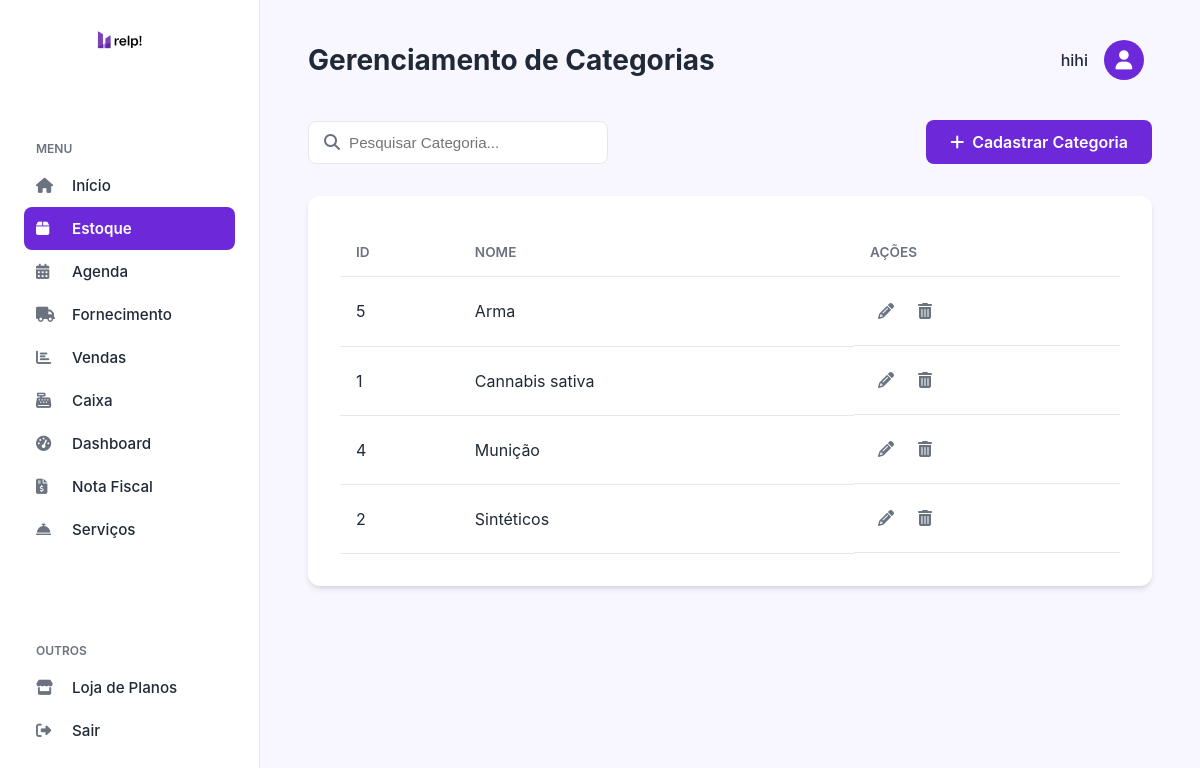
/categorias.php (signed in), run on the app's committed database.
### tables this page shows
CREATE TABLE `categorias` (
  `id` int(11) NOT NULL,
  `nome` varchar(100) NOT NULL
);

### categorias.php (the view, shortened to what this page needs)
<?php
include_once('config.php');
$sql = "SELECT * FROM categorias ORDER BY nome ASC";
$stmt = $pdo->prepare($sql);
$stmt->execute();
$categorias = $stmt->fetchAll(PDO::FETCH_ASSOC);
$nome_empresa = $_SESSION['nome_empresa'] ?? 'Empresa';
?>
<!DOCTYPE html>
<html lang="pt-br">
<head>
    <link rel="stylesheet" href="https://cdnjs.cloudflare.com/ajax/libs/font-awesome/6.4.0/css/all.min.css">
    <link rel="stylesheet" href="css/sistema.css">
    <link rel="stylesheet" href="css/estoque.css">
</head>
<body>
    <nav class="sidebar">
        <div class="sidebar-logo"><img class="logo" src="img/relplogo.png" alt="Relp! Logo" style="width: 100px;"></div>
        <div class="menu-section">
            <h6>MENU</h6>
            <ul class="menu-list">
                <li><a href="sistema.php"><i class="fas fa-home"></i> Início</a></li>
                <li><a href="estoque.php" class="active"><i class="fas fa-box"></i> Estoque</a></li>
                <li><a href="#"><i class="fas fa-calendar-alt"></i> Agenda</a></li>
                <li><a href="fornecedores.php"><i class="fas fa-truck"></i> Fornecimento</a></li>
                <li><a href="#"><i class="fas fa-chart-bar"></i> Vendas</a></li>
                <li><a href="caixa.php"><i class="fas fa-cash-register"></i> Caixa</a></li>
                <li><a href="#"><i class="fas fa-tachometer-alt"></i> Dashboard</a></li>
                <li><a href="#"><i class="fas fa-file-invoice-dollar"></i> Nota Fiscal</a></li>
                <li><a href="#"><i class="fas fa-concierge-bell"></i> Serviços</a></li>
            </ul>
        </div>
        <div class="menu-section outros">
            <h6>OUTROS</h6>
            <ul class="menu-list">
                <li><a href="#"><i class="fas fa-store"></i> Loja de Planos</a></li>
                <li><a href="sair.php"><i class="fas fa-sign-out-alt"></i> Sair</a></li>
            </ul>
        </div>
    </nav>
    <main class="main-content">
        <header class="main-header">
            <h2>Gerenciamento de Categorias</h2>
            <div class="user-profile"><span><?= htmlspecialchars($nome_empresa) ?></span>
                <div class="avatar"><i class="fas fa-user"></i></div>
            </div>
        </header>
        <div class="actions-container">
            <div class="search-bar"><i class="fas fa-search"></i><input type="text"
                    placeholder="Pesquisar Categoria..."></div>
            <a href="categoria_formulario.php" class="btn-primary"><i class="fas fa-plus"></i> Cadastrar Categoria</a>
        </div>
        <div class="table-container">
            <table>
                <thead>
                    <tr>
                        <th>ID</th>
                        <th>Nome</th>
                        <th>Ações</th>
                    </tr>
                </thead>
                <tbody>
                    <?php if (empty($categorias)): ?>
                        <tr>
                            <td colspan="3" class="text-center">Nenhuma categoria cadastrada.</td>
                        </tr>
                    <?php else: ?>
                        <?php foreach ($categorias as $categoria): ?>
                            <tr>
                                <td><?= htmlspecialchars($categoria['id']) ?></td>
                                <td><?= htmlspecialchars($categoria['nome']) ?></td>
                                <td class="actions">
                                    <a href="categoria_formulario.php?id=<?= $categoria['id'] ?>" class="btn-action btn-edit">
                                        <i class="fas fa-pencil-alt"></i> </a>
                                    <a href="excluir_categoria.php?id=<?= $categoria['id'] ?>" class="btn-action btn-delete">
                                        <i class="fas fa-trash-alt"></i> </a>
                                </td>
                            </tr>
                        <?php endforeach; ?>
                    <?php endif; ?>
                </tbody>
            </table>
        </div>
    </main>
</body>
</html>

### css/sistema.css (style rules this page uses)
:root { --primary-bg: #F8F7FF; --sidebar-bg: #FFFFFF; --accent-color: #6D28D9; --accent-color-dark: #4C1D95; --text-color: #1F2937; --text-light: #6B7280; --border-color: #E5E7EB; --card-shadow: 0 4px 6px -1px rgb(0 0 0 / 0.1), 0 2px 4px -2px rgb(0 0 0 / 0.1); }
* { margin: 0; padding: 0; box-sizing: border-box; }
body { font-family: 'Inter', sans-serif; background-color: var(--primary-bg); color: var(--text-color); display: flex; height: 100vh; overflow: hidden; }
.sidebar { width: 260px; background-color: var(--sidebar-bg); border-right: 1px solid var(--border-color); display: flex; flex-direction: column; padding: 1.5rem; flex-shrink: 0; }
.sidebar-logo { display: flex; align-items: center; justify-content: center; margin-bottom: 2.5rem; }
.sidebar-logo img { width: 50px; }
.menu-section { margin-bottom: 1.5rem; }
.menu-section h6 { font-size: 0.75rem; font-weight: 600; color: var(--text-light); text-transform: uppercase; padding: 0 0.75rem; margin-bottom: 0.5rem; }
.menu-list { list-style: none; }
.menu-list a { display: flex; align-items: center; padding: 0.75rem; border-radius: 8px; text-decoration: none; color: var(--text-color); font-weight: 500; font-size: 0.95rem; transition: background-color 0.2s ease, color 0.2s ease; }
.menu-list a i { width: 20px; margin-right: 1rem; color: var(--text-light); transition: color 0.2s ease; }
.menu-list a.active { background-color: var(--accent-color); color: #FFFFFF; font-weight: 600; }
.menu-list a.active i { color: #FFFFFF; }
.sidebar .outros { margin-top: auto; }
.main-content { flex-grow: 1; padding: 2rem 3rem; overflow-y: auto; }
.main-header { display: flex; justify-content: space-between; align-items: center; margin-bottom: 2rem; }
.main-header h2 { font-size: 1.75rem; font-weight: 700; }
.user-profile { display: flex; align-items: center; gap: 1rem; cursor: pointer; padding: 0.5rem; border-radius: 8px; }
.user-profile span { font-weight: 500; }
.user-profile .avatar { width: 40px; height: 40px; background-color: var(--accent-color); border-radius: 50%; color: white; display: flex; align-items: center; justify-content: center; font-size: 1.2rem; }

### css/estoque.css (style rules this page uses)
.main-content .actions-container { display: flex; justify-content: space-between; align-items: center; margin-bottom: 2rem; }
.main-content .search-bar { position: relative; width: 300px; }
.main-content .search-bar input { width: 100%; padding: 0.75rem 0.75rem 0.75rem 2.5rem; border: 1px solid var(--border-color); border-radius: 8px; font-size: 0.95rem; }
.main-content .search-bar i { position: absolute; left: 1rem; top: 50%; transform: translateY(-50%); color: var(--text-light); }
.main-content .btn-primary { background-color: var(--accent-color); color: white; padding: 0.75rem 1.5rem; border-radius: 8px; text-decoration: none; font-weight: 600; display: flex; align-items: center; gap: 0.5rem; transition: background-color 0.2s ease; }
.main-content .table-container { background-color: var(--sidebar-bg); border-radius: 12px; padding: 2rem; box-shadow: var(--card-shadow); }
.main-content table { width: 100%; border-collapse: collapse; }
.main-content th, .main-content td { padding: 1rem; text-align: left; border-bottom: 1px solid var(--border-color); }
.main-content th { font-size: 0.85rem; font-weight: 600; text-transform: uppercase; color: var(--text-light); }
.main-content td.actions { display: flex; gap: 0.5rem; }
.main-content .btn-action { color: var(--text-light); padding: 0.5rem; border-radius: 4px; }

### data on the page
categorias: id "5", nome "Arma"
categorias: id "1", nome "Cannabis sativa"
categorias: id "4", nome "Munição"
categorias: id "2", nome "Sintéticos"

### other printed values
$nome_empresa "hihi"
